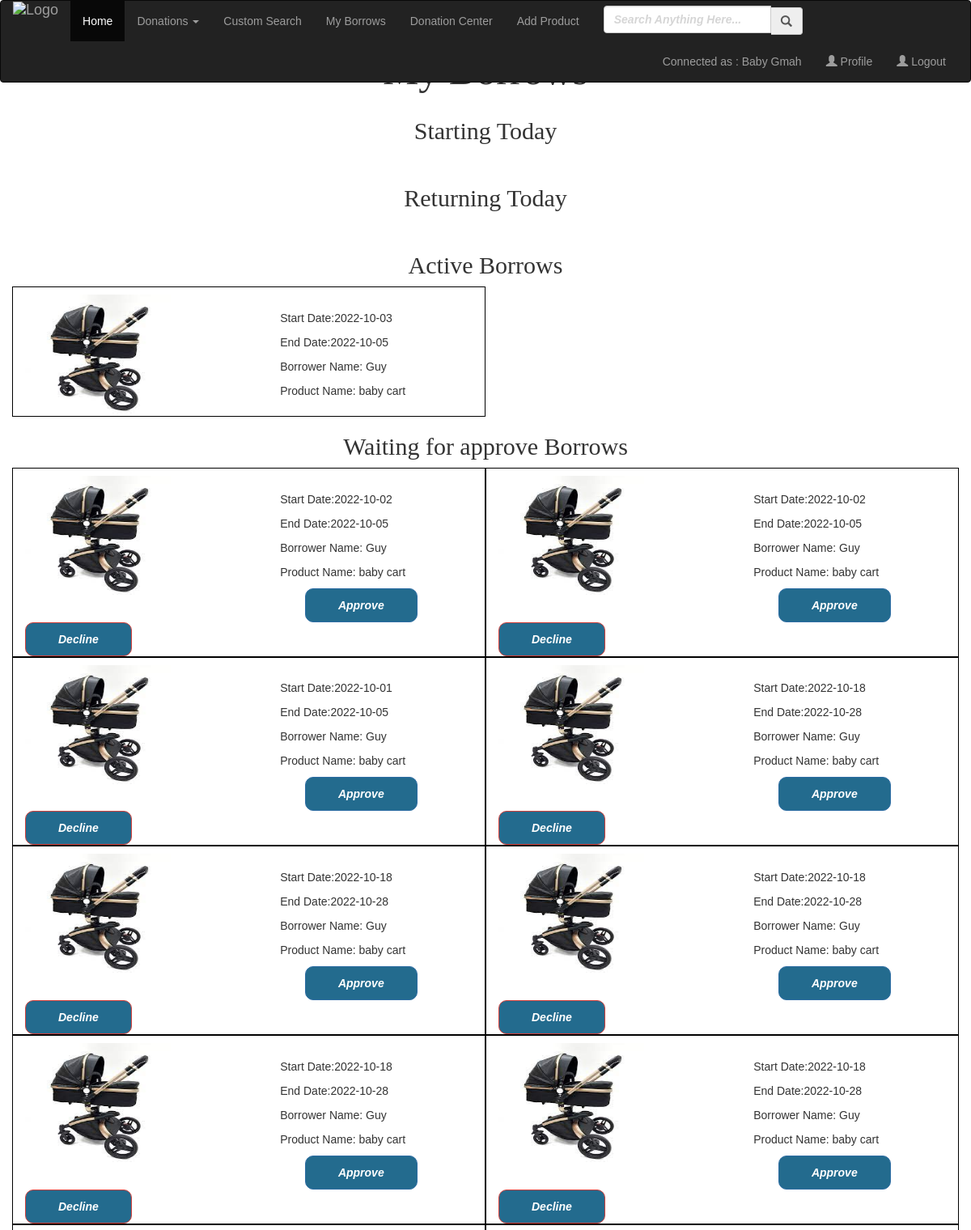
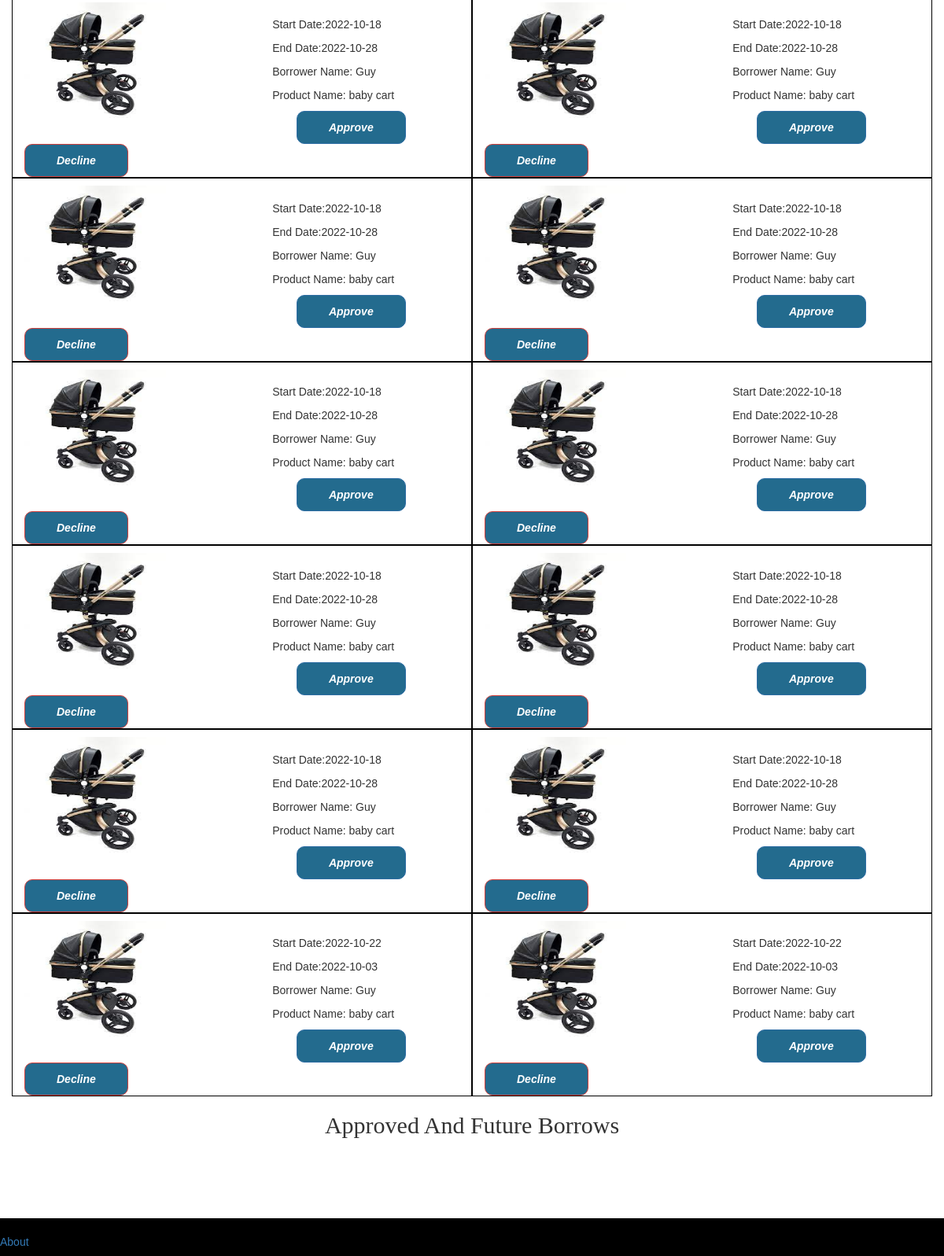
The page /borrows/ (signed in) on the database its author committed (2 pictures, top to bottom).
### project/models.py (models this page shows)
class Gmah(UserMixin, db.Model):
    id = db.Column(db.Integer, primary_key=True)
    name = db.Column(db.String(1000))
    email = db.Column(db.String(1000))
    password = db.Column(db.String(100))
    owner_first_name = db.Column(db.String(50))
    owner_last_name = db.Column(db.String(50))
    phone = db.Column(db.String(10))
    category = db.Column(db.String(50))
    city = db.Column(db.String(200))
    street = db.Column(db.String(200))
    street_number = db.Column(db.Integer)
    profile_picture = db.Column(db.String(200))

class Borrows(db.Model):
    id = db.Column(db.Integer, primary_key=True)
    borrower_id = db.Column(db.Integer)
    gmah_id = db.Column(db.Integer)
    product_id = db.Column(db.Integer)
    start_date = db.Column(db.Date)
    end_date = db.Column(db.Date)
    approved = db.Column(db.Integer)
    is_active = db.Column(db.Integer)
    declined = db.Column(db.Integer)

class Products(db.Model):
    id = db.Column(db.Integer, primary_key=True)
    name = db.Column(db.String(1000))
    category = db.Column(db.String(50))
    description = db.Column(db.String(1000))
    idle = db.Column(db.Integer)
    gmah_id = db.Column(db.Integer, db.ForeignKey('gmah.id'))
    pic_name = db.Column(db.String(50))

class User(UserMixin, db.Model):
    id = db.Column(db.Integer, primary_key=True) # primary keys are required by SQLAlchemy
    email = db.Column(db.String(100), unique=True)
    password = db.Column(db.String(100))
    name = db.Column(db.String(1000))
    last_name = db.Column(db.String(1000))
    phone = db.Column(db.String(10))
    city = db.Column(db.String(200))
    street = db.Column(db.String(200))
    street_number = db.Column(db.Integer)
    is_gmah = db.Column(db.Boolean)
    is_blocked = db.Column(db.Boolean)
    profile_picture = db.Column(db.String(200))

### project/auth.py (the view)
@auth.route('/borrows/')
@login_required
def borrows():
    gmah_id = current_user.id
    gmah = Gmah.query.filter_by(id=gmah_id).first()
    if not gmah:
        flash('To see all of your borrows please login')
        return redirect(url_for('auth.login'))
    else:
        borrows = Borrows.query.filter_by(gmah_id=gmah_id).all()
        date = datetime.now()
        date = date.strftime("%Y-%m-%d")
        return render_template("my_borrows.htm", gmah=gmah, borrows=borrows, func=return_user, func2=return_product,
                               date=date,
                               func3=compare_dates)

### project/auth.py (called while the page is built)
@auth.route('/return_user/<id>')
def return_user(id):
    user = User.query.filter_by(id=id).first()
    if user:
        return user
    else:
        return ""

@auth.route('/return_product/<id>')
def return_product(id):
    product = Products.query.filter_by(id=id).first()
    if product:
        return product
    else:
        return ""

@auth.route('/compare_dates/<date>')
def compare_dates(date):
    date = date.strftime("%Y-%m-%d")
    now = datetime.now()
    now = now.strftime("%Y-%m-%d")
    result = now < date
    if result:
        return False
    else:
        if now == date:
            return True
        else:
            return False

### project/templates/my_borrows.htm (shortened to what this page needs)
{% extends "base.html" %}
{% block content %}
<h2 class="homewelcome" style="text-align:center;">My Borrows</h2>
    <div class="container ">
    <div class="row">
         <h1 class="homewelcome" style="font-size:30px;text-align:center;">Starting Today</h1>
        <br style="clear:both;">
         <h1 class="homewelcome" style="font-size:30px;text-align:center;">Returning Today</h1>
        <br style="clear:both;">
        <h1 class="homewelcome" style="font-size:30px;text-align:center;"> Active Borrows</h1>
        {% for borrow in borrows %}
            {% if borrow.approved==1 and borrow.is_active==1 and not func3(borrow.end_date)%}
                <div class="col-sm-6" style="border: 1px solid black;">
                     <div style="float:left">
                        {% set imagename = (func2(borrow.product_id)).pic_name %}
                        <img class="resultProductPhoto" src={{url_for('static',filename='images/products/{}'.format(imagename))}} width="180px" height="150px">
                   </div>
                   <div style="float:right ;margin:5% 15% 0 0;">
                       <p>Start Date:{{ borrow.start_date }}</p>
                       <p>End Date:{{ borrow.end_date }}</p>
                       <p>Borrower Name: {{ (func(borrow.borrower_id)).name }}</p>
                       <p>Product Name: {{ (func2(borrow.product_id)).name }}</p>
                   </div>
                </div>
            {% endif %}
        {% endfor %}
        <br style="clear:both;">
        <h1 class="homewelcome" style="font-size:30px;text-align:center;">Waiting for approve Borrows</h1>
        {% for borrow in borrows %}
            {% if (borrow.approved==0 and borrow.is_active==1) and borrow.declined!=1 %}
                <div class="col-lg-6" style="border: 1px solid black;">
                     <div style="float:left">
                        {% set imagename = (func2(borrow.product_id)).pic_name %}
                        <img class="resultProductPhoto" src={{url_for('static',filename='images/products/{}'.format(imagename))}} width="180px" height="150px">
                    </div>
                   <div style="float:right ;margin:5% 15% 0 0;">
                       <p>Start Date:{{ borrow.start_date }}</p>
                       <p>End Date:{{ borrow.end_date }}</p>
                       <p>Borrower Name: {{ (func(borrow.borrower_id)).name }}</p>
                       <p>Product Name: {{ (func2(borrow.product_id)).name }}</p>
                   </div>
                    {% if borrow.approved==0 %}
                        <a class="btn btn-primary" href="{{ url_for('auth.approved_borrow_post', id=borrow.id) }}" style="margin:0 0 0 30%;">Approve</a> <br>
                        <a class="btn btn-danger" style="color;" href="{{ url_for('auth.decline_borrow_post', id=borrow.id) }}" style="margin:0 0 0 30%;">Decline</a> <br>
                    {% endif %}
                </div>
            {% endif %}
        {% endfor %}
        <br style="clear:both;">
         <h1 class="homewelcome" style="font-size:30px;text-align:center;">Approved And Future Borrows</h1>
    </div>
</div>
<br><br><br>
{% endblock %}

### project/templates/base.html (shortened to what this page needs)
<!DOCTYPE html>
<html>
<head>
    <link rel="stylesheet" href="https://maxcdn.bootstrapcdn.com/bootstrap/3.3.7/css/bootstrap.min.css">
    <link rel= "stylesheet" type= "text/css" href="/static/style.css">
</head>
<body>
<section class="hero is-primary is-fullheight sticky">
    <div class="hero-head">
        <div class="navbar navbar-inverse">
            <div class="container-fluid">
                <div class="row">
                    <div class="col-lg-12">
                        <div class="navbar-header">
                                <a href="{{ url_for('main.index') }}" class="navbar-brand">
                                    <img src="https://i.ibb.co/8M29bd5/Removal-963.png"
                                         alt="Logo" width="120%" height="240%" style="margin-top: -25%;">
                                </a>
                        </div>
                        <div class="navbar-collapse collapse" id="mobile_menu">
                            <ul class="nav navbar-nav">
                                <li class="active"><a href="{{ url_for('main.index') }}">Home</a></li>
                                <li><a href="#" class="dropdown-toggle" data-toggle="dropdown">Donations <span
                                        class="caret"></span></a>
                                </li>
                                <li><a href="/search">Custom Search</a></li>
                                {% if current_user.owner_first_name %}
                                <li><a href="/borrows">My Borrows</a></li>
                                <li><a href="/donations">Donation Center</a></li>
                                <li><a href="/add_product">Add Product</a></li>
                                {% endif %}
                            </ul>
                            <ul class="nav navbar-nav">
                                <li>
                                    <form method="POST" action="/search" class="navbar-form">
                                        <div class="form-group">
                                            <div class="input-group">
                                                <input type="search" name="search" id="search"
                                                       placeholder="Search Anything Here..." class="form-control">
                                                <span class="input-group-addon"><span
                                                        class="glyphicon glyphicon-search"></span></span>
                                            </div>
                                        </div>
                                    </form>
                                </li>
                            </ul>
                            <ul class="nav navbar-nav navbar-right">
                                {% if current_user.is_authenticated %}
                                <li><a>
                                 Connected as : {{ current_user.name }} <name></name></a></li>
                                <li><a href="{{ url_for('main.profile', email=current_user.email) }}">
                                    <span class="glyphicon glyphicon-user"></span> Profile</a></li>
                                <li><a href="{{ url_for('auth.logout') }}">
                                    <span class="glyphicon glyphicon-user"></span> Logout</a></li>
                                {% endif %}
                            </ul>
                        </div>
                    </div>
                </div>
            </div>
        </div>
    </div>
</section>
    {% block content %}
            {% endblock %}
 {% block footer %}
<br><br><br><br>
<footer>
  <p><br>
  <a href="/about">About</a></p>
</footer>
   {%- endblock %}
</body>
</html>

### project/static/style.css (style rules this page uses)
body { margin-top:5%; overflow-y: scroll; height: 100%; overflow-x: hidden; font-family: Arial, Helvetica, sans-serif; }
footer { background-color:black; width:100%; bottom:-2px; position:fixed; }
.sticky { position: fixed; width:100%; top:0; z-index: 999; color:53599A; }
.resultProductPhoto { margin:5% 0 0 0; }
.homewelcome { font-family: 'Optima'; font-size:50px; }
input { width: 70%; padding: 15px; margin: 5px 0 22px 0; display: block; border: none; margin:auto; margin-bottom:10px; background: #FFFFFF; border: 1px solid black; border-radius: 5px; height:12px; top:-2px; }
input::placeholder { text-align: left; opacity:0.4; }
.btn { padding: 10px 40px; background-color: #236B8E; color: #FFFFFF; font-style: oblique; font-weight: bold; border-radius: 10px; }
::placeholder { opacity: 1; font-style: oblique; font-weight: bold; }

### rows shown on the page
Gmah: name "Baby Gmah"
Borrows: pic_name (picture), start_date "2022-10-03", end_date "2022-10-05"
User: name "Guy"
Products: name "baby cart"
Borrows: pic_name (picture), start_date "2022-10-02", end_date "2022-10-05"
Borrows: pic_name (picture), start_date "2022-10-02", end_date "2022-10-05"
Borrows: pic_name (picture), start_date "2022-10-01", end_date "2022-10-05"
Borrows: pic_name (picture), start_date "2022-10-18", end_date "2022-10-28"
Borrows: pic_name (picture), start_date "2022-10-18", end_date "2022-10-28"
Borrows: pic_name (picture), start_date "2022-10-18", end_date "2022-10-28"
Borrows: pic_name (picture), start_date "2022-10-18", end_date "2022-10-28"
Borrows: pic_name (picture), start_date "2022-10-18", end_date "2022-10-28"
Borrows: pic_name (picture), start_date "2022-10-18", end_date "2022-10-28"
Borrows: pic_name (picture), start_date "2022-10-18", end_date "2022-10-28"
Borrows: pic_name (picture), start_date "2022-10-18", end_date "2022-10-28"
Borrows: pic_name (picture), start_date "2022-10-18", end_date "2022-10-28"
Borrows: pic_name (picture), start_date "2022-10-18", end_date "2022-10-28"
Borrows: pic_name (picture), start_date "2022-10-18", end_date "2022-10-28"
Borrows: pic_name (picture), start_date "2022-10-18", end_date "2022-10-28"
Borrows: pic_name (picture), start_date "2022-10-18", end_date "2022-10-28"
Borrows: pic_name (picture), start_date "2022-10-18", end_date "2022-10-28"
Borrows: pic_name (picture), start_date "2022-10-18", end_date "2022-10-28"
Borrows: pic_name (picture), start_date "2022-10-22", end_date "2022-10-03"
Borrows: pic_name (picture), start_date "2022-10-22", end_date "2022-10-03"
